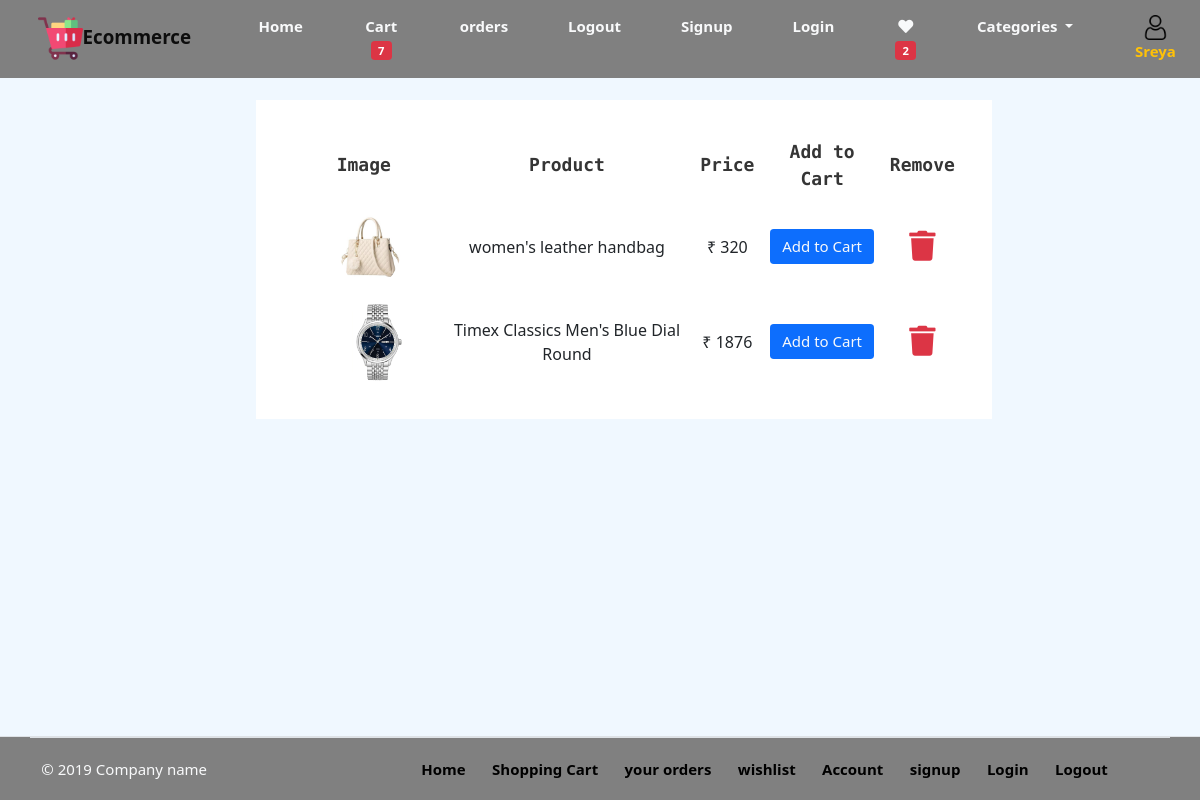
The app's page /view_wishlist (signed in) with its own data.
### store/models.py (models this page shows, shortened)
class Customer(models.Model):
    Firstname=models.CharField(max_length=20)
    Lastname=models.CharField(max_length=20)
    username=models.CharField(max_length=20)
    phone=models.CharField(max_length=10)
    email=models.EmailField(max_length=20)
    password=models.CharField(max_length=20)

class wishlist(models.Model):
    customer=models.ForeignKey(Customer,on_delete=models.CASCADE)
    product=models.ForeignKey(Product,on_delete=models.CASCADE)
    quantity=models.PositiveIntegerField(default=1)

class Product(models.Model):
    Name=models.CharField(max_length=100)
    Price=models.IntegerField(default=0)
    category=models.ForeignKey(Category,on_delete=models.CASCADE)
    Description=models.CharField(max_length=250, default='', blank=True, null= True)
    image=models.ImageField(upload_to='media')

### store/views.py (the view)
# urls.py: path('view_wishlist',views.view_wishlist,name='view_wishlist'),
def view_wishlist(request):
    user=request.session['customer_id']
    customer=Customer.objects.get(id=user)
    category=Category.objects.all()
    wishlist_items=wishlist.objects.filter(customer=user)
    wishlist_count=wishlist_items.count()
    cart_items=CartItem.objects.filter(customer=user)
    cart_count=cart_items.count()
    if wishlist_items:
            return render(request,
                          'wishlist.html',
                          {'wishlist_items':wishlist_items,
                           'categorys':category,
                           'wishlist_count':wishlist_count,
                           'cart_count':cart_count,
                           'customer':customer}
                           )
    else:
        return render(request,'wishlist_empty.html',{'categorys':category,'customer':customer,'count':cart_count,'wish_count':wishlist_count})

### store/templates/wishlist.html (shortened to what this page needs)
{% load static %}
<!DOCTYPE html>
<html lang="en">
<head>
    <link rel="stylesheet" href="font-awesome-4.7.0/css/font-awesome.min.css">
    <link rel="stylesheet" href="https://cdnjs.cloudflare.com/ajax/libs/font-awesome/4.7.0/css/font-awesome.min.css">
    <link href="https://stackpath.bootstrapcdn.com/bootstrap/4.4.1/css/bootstrap.min.css" rel="stylesheet">
    <link href="https://cdnjs.cloudflare.com/ajax/libs/font-awesome/5.10.0/css/all.min.css" rel="stylesheet">
    <link href="{% static 'css/slick.css' %}" rel="stylesheet">
    <link href="{% static 'css/slick-theme.css' %}" rel="stylesheet">
    <link href="https://cdn.jsdelivr.net/npm/bootstrap@5.0.2/dist/css/bootstrap.min.css" rel="stylesheet"
>
        <link href="{% static 'css/ui.css' %}" rel="stylesheet" type="text/css" />
        <link href="{% static 'css/responsive.css' %}" rel="stylesheet" media="only screen and (max-width: 1200px)" />
    <link href="{% static 'fonts/fontawesome/css/all.min.css' %}" type="text/css" rel="stylesheet">
</head>
<body style="background-color: aliceblue;">
    <nav class="navbar navbar-expand-lg navbar-light fixed-top w-100 " style="background-color: gray;">
        <div class="collapse navbar-collapse text-center " id="navbarTogglerDemo01" style="font-weight: bold;">
            <a class="navbar-brand ms-4" href="#"><img src="{% static 'img/trolley.png' %}" alt="" style="width: 45px;"
                    class="">Ecommerce</a>
            <ul class="navbar-nav mr-auto mt-2 mt-lg-0">
                <li class="nav-item active">
                    <a class="nav-link ms-5 text-light " href="/index">Home <span class="sr-only">(current)</span></a>
                </li>
                <li class="nav-item">
                    <a class="nav-link ms-5   text-light" href="cart">Cart
                        <span class="badge bg-danger ">{{cart_count}}</span>
                    </a>
                </li>
                <li class="nav-item  ">
                    <a href="orders" class="nav-link  ms-5 text-light">orders</a>
                </li>
                <li class="nav-item active ">
                    <a href="login" class="nav-link text-light ms-5">Logout</a>
                </li>
                <li class="nav-item  ">
                    <a href="signup" class="nav-link text-light ms-5">Signup</a>
                </li>
                <li class="nav-item  ">
                    <a href="login" class="nav-link text-light ms-5">Login</a>
                </li>
                <li class="nav-item ">
                    <a class="nav-link text-light ms-5" href="view_wishlist"><i class="fa fa-heart   "></i>
                        <span class="badge bg-danger">{{wishlist_count}}</span>
                    </a>
                </li>
                <li class="nav-item dropdown">
                    <a class="nav-link text-light dropdown-toggle ms-5 " href="#" id="navbarDropdown" role="button"
                        data-bs-toggle="dropdown" aria-expanded="false">
                        Categories
                    </a>
                </li>
                <li class="nav-item">
                    <a href="account" class="nav-link text-warning  text-capitalize  ms-5 one"
                        style="font-weight: bold;"><img src="{% static 'img/1077063.png' %}" alt=""
                            width="25px">{{customer.Firstname}}</a>
                </li>
            </ul>
        </div>
    </nav>
    <div class="wishlist-page ms-5">
        <div class="container-fluid">
            <div class="wishlist-page-inner ">
                <div class="row">
                    <div class="col-md-12">
                        <div class="table-responsive">
                            <table class="table table-borderless ">
                                <thead class="thead-dark">
                                    <tr>
                                        <th>Image</th>
                                        <th>Product</th>
                                        <th>Price</th>
                                        <th>Add to Cart</th>
                                        <th>Remove</th>
                                    </tr>
                                </thead>
                                <tbody class="align-middle">
                                    {% for items in wishlist_items %}
                                    <tr>
                                        <td class="img">
                                            <img src="{{items.product.image.url}}" alt="Image"
                                                class="rounded-circle ms-5" style="height: 80px;">
                                        </td>
                                        <td>
                                            <p>{{items.product.Name}}</p>
                                        </td>
                                        <td><span>&#8377; </span>{{items.product.Price}}</td>
                                        <td><a class="btn bg-primary text-light "
                                                href="/product_detail/{{items.product.id}}" onclick="cart()">Add to
                                                Cart</a></td>
                                        <td><a href="/remove_wishlist/{{items.id}}"><i class="fa fa-trash text-danger "
                                                    style="font-size: 30px;"></i></a></td>
                                    </tr>
                                    {% endfor %}
                                </tbody>
                            </table>
                        </div>
                    </div>
                </div>
            </div>
        </div>
    </div>
    <footer class="section-footer border-top fixed-bottom " style="background-color: gray;">
        <div class="container">
            <section class="footer-bottom border-top row">
                <div class="col-md-2">
                    <p class="text-light ms-0"> &copy 2019 Company name </p>
                </div>
                <div class="col-md-8  link  " style="font-weight: bold;margin-left: 190px;">
                    <a href="#">Home</a>
                    <a class="ms-4" href="/cart">Shopping Cart</a>
                    <a class="ms-4" href="/orders">your orders</a>
                    <a class="ms-4" href="/view_wishlist">wishlist</a>
                    <a class="ms-4" href="/account">Account</a>
                    <a class="ms-4" href="/signup">signup</a>
                    <a class="ms-4" href="/login">Login</a>
                    <a class="ms-4" href="/login">Logout</a>
                </div>
            </section>
        </div>
    </footer>
</body>
</html>

### store/static/css/ui.css (style rules this page uses)
html { font-family: "Inter", sans-serif; font-size: 15px; }
p:last-child { margin-bottom: 0; }
.footer-bottom { padding-top: 20px; padding-bottom: 20px; }

### store/templates/wishlist.html (style rules this page uses)
.wishlist-page { position: relative; padding: 30px 0; margin-top: 70px; }
.link a { color: black; text-decoration: none; padding-top: 5px; }
.wishlist-page .wishlist-page-inner { padding: 30px; background: #ffffff; width: 65%; margin-left: 200px; }
.wishlist-page .table { width: 100%; text-align: center; margin-bottom: 0; }
.wishlist-page .table .thead-dark th { font-family: 'Source Code Pro', monospace; font-size: 18px; font-weight: 700; color: #353535; background: transparent; border-color: #dddddd; border-bottom: none; vertical-align: middle; }
.wishlist-page .table td { font-size: 16px; vertical-align: middle; }
.wishlist-page .table .img { display: flex; align-items: center; }
.wishlist-page .table .img img { max-width: 100px; max-height: 100px; margin-right: 15px; }

### records on screen
Customer: Firstname "Sreya"
wishlist: product.image (picture), product.Name "women's leather handbag", product.Price "320"
wishlist: product.image (picture), product.Name "Timex Classics Men's Blue Dial Round", product.Price "1876"

### other values on screen
{{ cart_count }} "7"
{{ wishlist_count }} "2"
